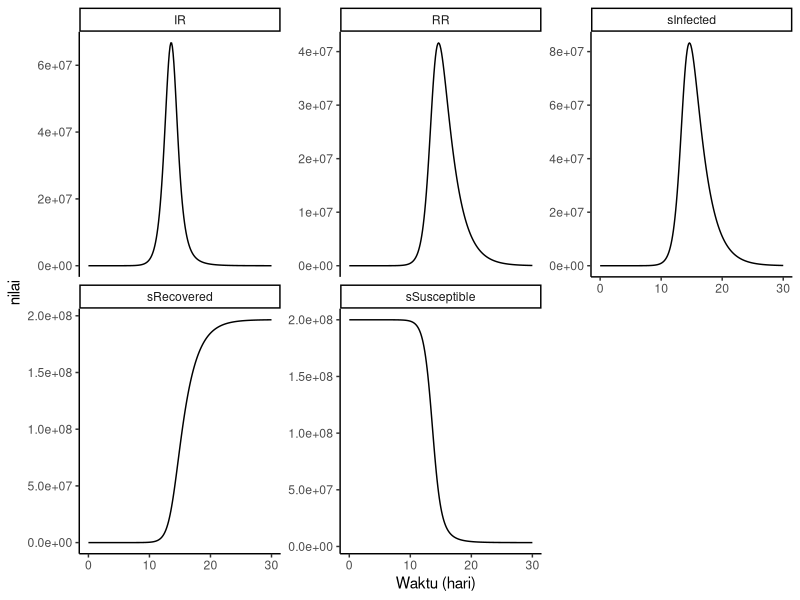

The R script that drew this image:
#-----------Memuat Library-----------

# install.packages(c("desolve", "tidyverse"))

library(deSolve)
library(tidyverse)

#----------Spesifikasi Kondisi Awal dan Konstanta----------

Susceptible <- 200000000; Infected <- 1; Recovered <- 0
TotalPopulation <- Susceptible + Infected + Recovered

stocks <- c(sSusceptible = Susceptible, sInfected = Infected, 
            sRecovered = Recovered)
auxs <- c(aTotalPopulation = TotalPopulation, aEffective.Contact.Rate = 2, 
          aDelay = 2)

#----------Spesifikasi Durasi Simulasi----------

START <- 0
FINISH <- 30
STEP <- 0.125

simtime <- seq(START, FINISH, STEP)

#----------Fungsi Dinamika Sistem----------

model <- function(time, stocks, auxs){
  with(as.list(c(stocks, auxs)),{
    aBeta <- aEffective.Contact.Rate / aTotalPopulation
    aLambda <- aBeta * sInfected
    
    fIR <- sSusceptible * aLambda
    fRR <- sInfected / aDelay
    
    dS_dt <- -fIR
    dI_dt <- fIR - fRR
    dR_dt <- fRR
    
    return(list(c(dS_dt, dI_dt, dR_dt),
                IR = fIR, RR = fRR))
  })
}


#----------Simulasi----------

data <- data.frame(ode(y = stocks, times = simtime,
                       func = model, parms = auxs, method = "euler"))

#----------Visualisasi----------

data %>%
  gather(key = "parameter", value = "nilai",
         -time) %>%
  ggplot(aes(x = time, y = nilai)) +
  geom_line() +
  labs(x = "Waktu (hari)", y = "nilai") +
  facet_wrap(~parameter, scales = "free_y") +
  theme_classic()
